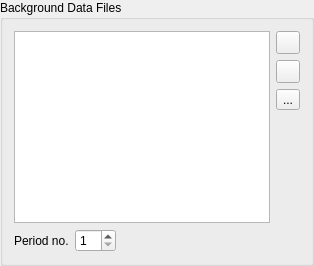
                 <widget class="QGroupBox" name="backgroundDataFilesGroupBox">
                  <property name="sizePolicy">
                   <sizepolicy hsizetype="Preferred" vsizetype="Minimum">
                    <horstretch>0</horstretch>
                    <verstretch>0</verstretch>
                   </sizepolicy>
                  </property>
                  <property name="minimumSize">
                   <size>
                    <width>0</width>
                    <height>0</height>
                   </size>
                  </property>
                  <property name="maximumSize">
                   <size>
                    <width>16777215</width>
                    <height>16777215</height>
                   </size>
                  </property>
                  <property name="title">
                   <string>Background Data Files</string>
                  </property>
                  <layout class="QHBoxLayout" name="horizontalLayout_47">
                   <item>
                    <layout class="QVBoxLayout" name="verticalLayout_19">
                     <item>
                      <widget class="DataFilesList" name="backgroundDataFilesList">
                       <property name="sizePolicy">
                        <sizepolicy hsizetype="Preferred" vsizetype="Minimum">
                         <horstretch>0</horstretch>
                         <verstretch>0</verstretch>
                        </sizepolicy>
                       </property>
                       <property name="minimumSize">
                        <size>
                         <width>0</width>
                         <height>0</height>
                        </size>
                       </property>
                      </widget>
                     </item>
                     <item>
                      <layout class="QHBoxLayout" name="horizontalLayout_48">
                       <item>
                        <widget class="QLabel" name="backgroundPeriodNoLabel">
                         <property name="minimumSize">
                          <size>
                           <width>0</width>
                           <height>0</height>
                          </size>
                         </property>
                         <property name="maximumSize">
                          <size>
                           <width>16777215</width>
                           <height>16777215</height>
                          </size>
                         </property>
                         <property name="text">
                          <string>Period no.</string>
                         </property>
                        </widget>
                       </item>
                       <item>
                        <widget class="QSpinBox" name="backgroundPeriodNoSpinBox">
                         <property name="minimum">
                          <number>1</number>
                         </property>
                        </widget>
                       </item>
                       <item>
                        <spacer name="horizontalSpacer_24">
                         <property name="orientation">
                          <enum>Qt::Horizontal</enum>
                         </property>
                         <property name="sizeHint" stdset="0">
                          <size>
                           <width>40</width>
                           <height>20</height>
                          </size>
                         </property>
                        </spacer>
                       </item>
                      </layout>
                     </item>
                    </layout>
                   </item>
                   <item>
                    <layout class="QVBoxLayout" name="verticalLayout_20">
                     <item>
                      <widget class="QToolButton" name="addBackgroundDataFileButton">
                       <property name="sizePolicy">
                        <sizepolicy hsizetype="Minimum" vsizetype="Fixed">
                         <horstretch>0</horstretch>
                         <verstretch>0</verstretch>
                        </sizepolicy>
                       </property>
                       <property name="text">
                        <string/>
                       </property>
                       <property name="icon">
                        <iconset resource="../resources/resources.qrc">
                         <normaloff>:/icons/plus.png</normaloff>:/icons/plus.png</iconset>
                       </property>
                      </widget>
                     </item>
                     <item>
                      <widget class="QToolButton" name="removeBackgroundDataFileButton">
                       <property name="sizePolicy">
                        <sizepolicy hsizetype="Minimum" vsizetype="Fixed">
                         <horstretch>0</horstretch>
                         <verstretch>0</verstretch>
                        </sizepolicy>
                       </property>
                       <property name="text">
                        <string/>
                       </property>
                       <property name="icon">
                        <iconset resource="../resources/resources.qrc">
                         <normaloff>:/icons/minus.png</normaloff>:/icons/minus.png</iconset>
                       </property>
                      </widget>
                     </item>
                     <item>
                      <widget class="QToolButton" name="duplicateBackgroundDataFileButton">
                       <property name="text">
                        <string>...</string>
                       </property>
                       <property name="icon">
                        <iconset resource="../resources/resources.qrc">
                         <normaloff>:/icons/duplicate.png</normaloff>:/icons/duplicate.png</iconset>
                       </property>
                      </widget>
                     </item>
                     <item>
                      <spacer name="verticalSpacer_8">
                       <property name="orientation">
                        <enum>Qt::Vertical</enum>
                       </property>
                       <property name="sizeHint" stdset="0">
                        <size>
                         <width>20</width>
                         <height>40</height>
                        </size>
                       </property>
                      </spacer>
                     </item>
                    </layout>
                   </item>
                  </layout>
                 </widget>
